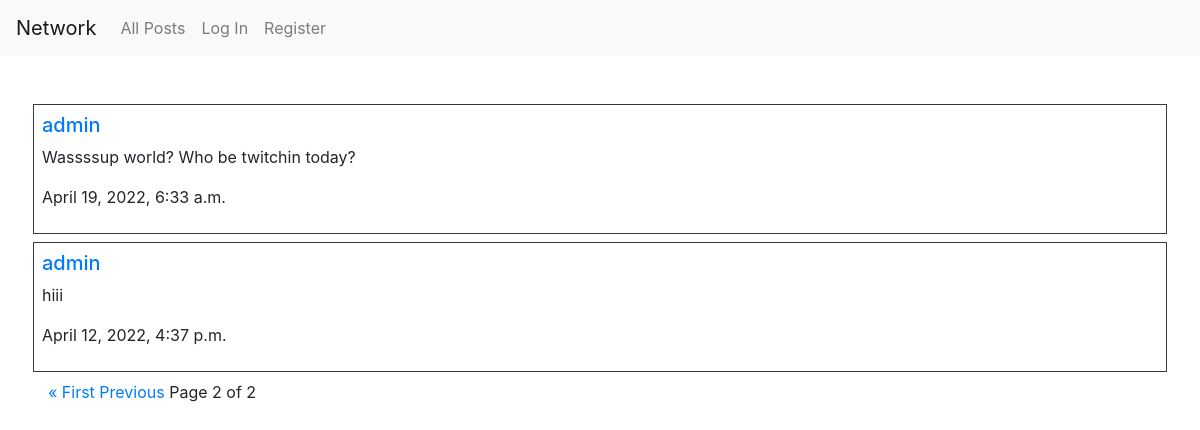
Screenshot of /?page=2 with the database file from the repository.
### network/models.py (models this page shows)
class Post(models.Model):
    user = models.ForeignKey(User, on_delete=models.CASCADE)
    content = models.CharField(max_length=300, default=None)
    date = models.DateTimeField(default=datetime.datetime.now)
    liked = models.ManyToManyField(User, blank = True, related_name="postlikes")

class User(AbstractUser):
    pass

### network/views.py (the view)
# urls.py: path("", views.index, name="index"),
def index(request):
    l=[]
    all_posts = Post.objects.all().order_by('-date')
    for ap in all_posts:
        for f in ap.liked.all():
            if f.id == request.user.id:
                l.append(ap.id)
    paginator = Paginator(all_posts,10)
    page_number = request.GET.get('page')
    page_obj = paginator.get_page(page_number)
    return render(request, "network/index.html", {
        "posts":page_obj,
        "liked": l
    })

### network/templates/network/index.html (shortened to what this page needs)
{% extends "network/layout.html" %}
{% block body %}
    {% for p in posts %}
        <div class="row">
        <div class="col border border-dark mb-2 p-2">
            <h5><a href="{% url 'profile' p.user.username %}">{{p.user.username}}</a></h5>
            <p>{{p.content}}</p>
            <p>{{p.date}}</p>
        </div>
        </div>
    {% endfor %}
    <div class="pagination">
        <span class="step-links">
            {% if posts.has_previous %}
                <a href="?page=1">&laquo; First</a>
                <a href="?page={{ posts.previous_page_number }}">Previous</a>
            {% endif %}
            <span class="current">
                Page {{ posts.number }} of {{ posts.paginator.num_pages }}
            </span>
        </span>
    </div>
{% endblock %}

### rows the page displays
Post: user.username "admin", content "Wassssup world? Who be twitchin today?", date "April 19, 2022, 6:33 a.m."
Post: user.username "admin", content "hiii", date "April 12, 2022, 4:37 p.m."

### other values shown
{{ posts.number }} "2"
{{ posts.paginator.num_pages }} "2"
